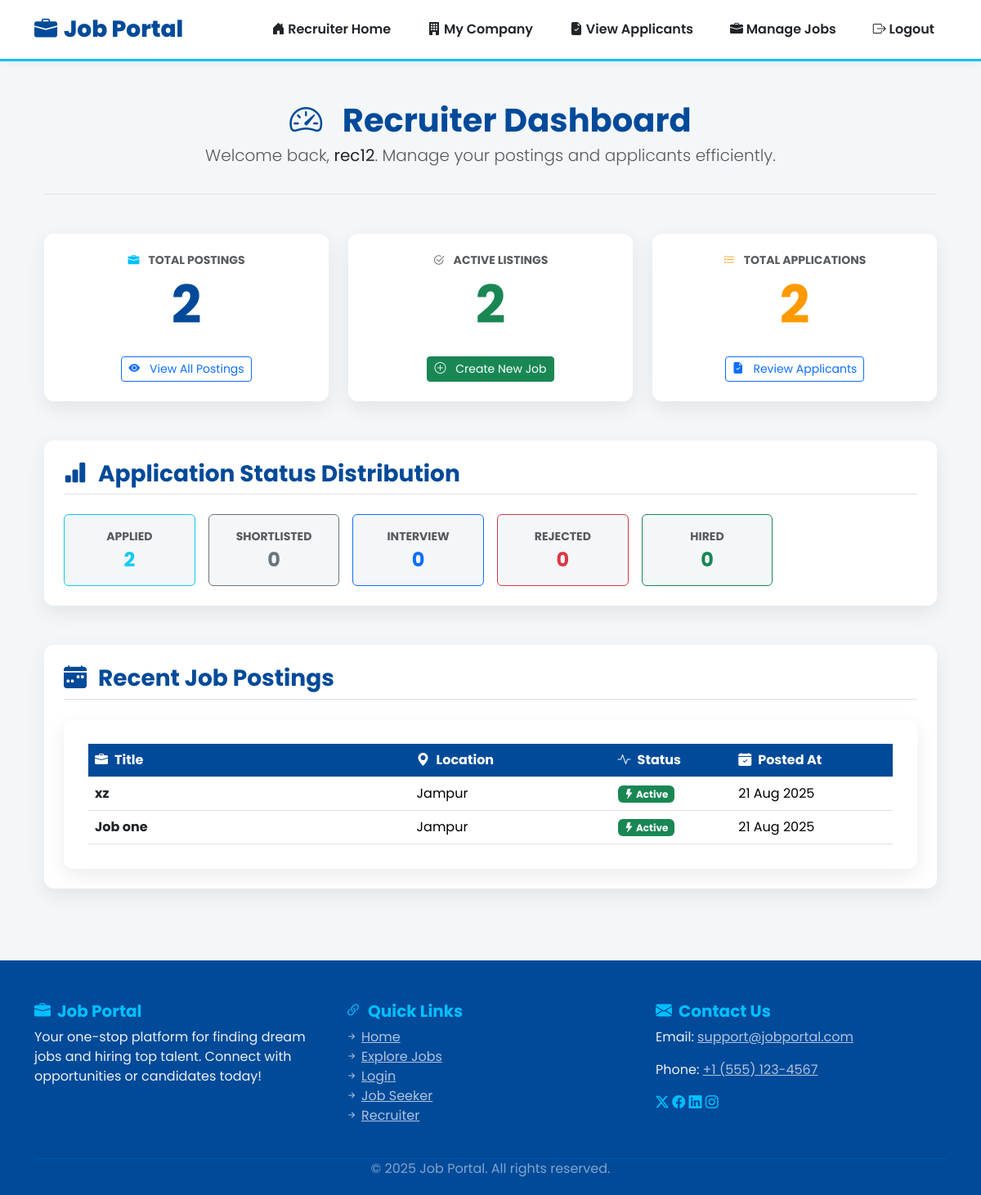
The page /recruiter/home/ (signed in) on the database as committed earlier.
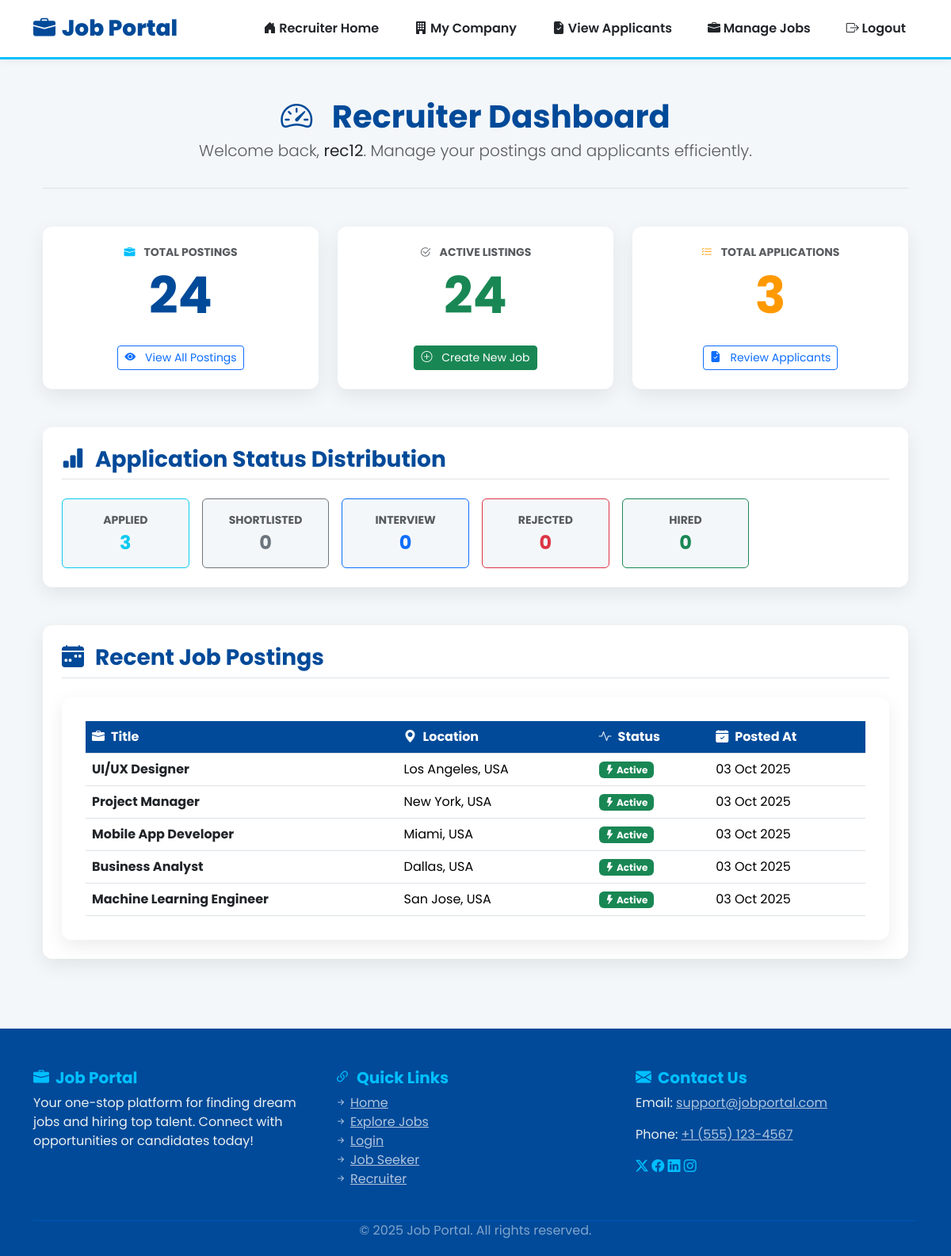
The same page on the database as committed later.
### myapp/models.py (models this page shows, shortened)
class Job(models.Model):
    JOB_TYPES = [
        ('full-time', 'Full Time'),
        ('part-time', 'Part Time'),
        ('internship', 'Internship'),
        ('contract', 'Contract'),
    ]
    JOB_STATUS = [
        ('active', 'Active'),
        ('deactivate', 'Deactivate'),
        ('closed', 'Closed'),
    ]
    job_id = models.AutoField(primary_key=True)
    recruiter = models.ForeignKey(Recruiter, on_delete=models.CASCADE, related_name='jobs')
    title = models.CharField(max_length=255)
    description = models.TextField()
    requirements = models.TextField()
    skills = models.TextField(
        blank=True,
        null=True,
        help_text="Enter skills as comma-separated values, e.g., Python, Django, AWS"
    )
    location = models.CharField(max_length=255)
    salary_range = models.CharField(max_length=255, blank=True, null=True)
    employment_type = models.CharField(max_length=20, choices=JOB_TYPES)
    posted_at = models.DateTimeField(auto_now_add=True)
    updated_at = models.DateTimeField(auto_now=True)
    status = models.CharField(max_length=20, choices=JOB_STATUS, default='active')

### myapp/views.py (the view)
# urls.py: path('recruiter/home/', views.recruiter_home, name='recruiter_home'),
def recruiter_home(request):
    if not request.session.get("user_id") or request.session.get("user_type") != "recruiter":
        messages.error(request, "Please log in as a recruiter.")
        return redirect("login")
    recruiter_id = request.session["user_id"]
    try:
        recruiter = Recruiter.objects.get(pk=recruiter_id)
    except Recruiter.DoesNotExist:
        messages.error(request, "Recruiter profile not found.")
        return redirect("login")
    jobs = Job.objects.filter(recruiter=recruiter).order_by('-posted_at')
    total_jobs = jobs.count()
    applications = Application.objects.filter(job__in=jobs)
    total_applications = applications.count()
    status_counts = applications.values('status').annotate(count=Count('status'))
    status_dict = {item['status']: item['count'] for item in status_counts}
    status_data = []
    for value, label in Application.STATUS_CHOICES:
        count = status_dict.get(value, 0)
        color = 'info'
        if value == 'shortlisted':
            color = 'secondary'
        elif value == 'interview':
            color = 'primary'
        elif value == 'hired':
            color = 'success'
        elif value == 'rejected':
            color = 'danger'
        status_data.append({
            'label': label,
            'count': count,
            'value': value,
            'color': color,
            'percentage': (count / total_applications * 100) if total_applications else 0
        })
    context = {
        "recruiter": recruiter,
        "total_jobs": total_jobs,
        "total_applications": total_applications,
        "jobs": jobs[:5],  # show recent 5 jobs
        "status_data": status_data,
        "total_active_jobs": jobs.filter(status='active').count(),
    }
    return render(request, "recruiter_home.html", context)

### templates/recruiter_home.html (shortened to what the changed rows need)
{% extends "base.html" %}
{% block content %}
<div class="container my-5">
    <div class="text-center mb-5 pb-3 border-bottom">
        <h1 class="fw-bold mb-1" style="color: var(--primary-color);">
            <i class="bi bi-speedometer2 me-3"></i> Recruiter Dashboard
        </h1>
    </div>
    <div class="row mb-5 g-4">
        <div class="col-md-4">
            <div class="card-form text-center p-4 h-100">
                <h4 class="fw-bold text-uppercase text-muted small"><i class="bi bi-briefcase-fill me-2" style="color: var(--secondary-color);"></i> Total Postings</h4>
                <p class="display-3 fw-bolder" style="color: var(--primary-color);">{{ total_jobs }}</p>
                <a href="{% url 'job_list' %}" class="btn btn-outline-primary btn-sm mt-2"><i class="bi bi-eye-fill me-2"></i> View All Postings</a>
            </div>
        </div>
        <div class="col-md-4">
            <div class="card-form text-center p-4 h-100">
                <h4 class="fw-bold text-uppercase text-muted small"><i class="bi bi-check2-circle me-2" style="color: var(--success-color);"></i> Active Listings</h4>
                <p class="display-3 fw-bolder text-success">{{ total_active_jobs }}</p>
                <a href="{% url 'job_create' %}" class="btn btn-success btn-sm mt-2"><i class="bi bi-plus-circle me-2"></i> Create New Job</a>
            </div>
        </div>
        <div class="col-md-4">
            <div class="card-form text-center p-4 h-100">
                <h4 class="fw-bold text-uppercase text-muted small"><i class="bi bi-list-check me-2" style="color: var(--accent-color);"></i> Total Applications</h4>
                <p class="display-3 fw-bolder" style="color: var(--accent-color);">{{ total_applications }}</p>
                <a href="{% url 'recruiter_applications' %}" class="btn btn-outline-primary btn-sm mt-2"><i class="bi bi-file-earmark-check-fill me-2"></i> Review Applicants</a>
            </div>
        </div>
    </div>
    <div class="row mb-5 g-4">
        <div class="col-lg-12">
            <div class="card-form p-4">
                {% if total_applications > 0 %}
                    <div class="row g-3">
                        {% for status in status_data %}
                            <div class="col-lg-2 col-md-4 col-6">
                                <div class="p-3 text-center rounded border border-{{ status.color }}" style="background-color: var(--light-bg);">
                                    <p class="mb-1 small text-muted text-uppercase fw-bold">{{ status.label }}</p>
                                    <p class="h4 mb-0 fw-bold text-{{ status.color }}">
                                        {{ status.count }}
                                    </p>
                                </div>
                            </div>
                        {% endfor %}
                    </div>
                {% else %}
                    <div class="alert alert-warning text-center" role="alert">
                        <i class="bi bi-exclamation-triangle-fill me-2"></i> No applications received yet across all your jobs.
                    </div>
                {% endif %}
            </div>
        </div>
    </div>
    <div class="card-form p-4">
        {% if jobs %}
        <div class="table-responsive">
            <table class="table table-hover mb-0">
                <thead>
                    <tr>
                        <th scope="col" style="width: 40%;"><i class="bi bi-briefcase-fill me-2"></i>Title</th>
                        <th scope="col" style="width: 25%;"><i class="bi bi-geo-alt-fill me-2"></i>Location</th>
                        <th scope="col" style="width: 15%;"><i class="bi bi-activity me-2"></i>Status</th>
                        <th scope="col" style="width: 20%;"><i class="bi bi-calendar-check-fill me-2"></i>Posted At</th>
                    </tr>
                </thead>
                <tbody>
                    {% for job in jobs %}
                    <tr>
                        <td class="fw-bold"><a href="{% url 'job_detail' job.job_id %}" class="text-decoration-none" style="color: var(--text-color);">{{ job.title }}</a></td>
                        <td>{{ job.location }}</td>
                        <td>
                            {% if job.status == "active" %}
                                <span class="badge bg-success"><i class="bi bi-lightning-fill"></i> Active</span>
                            {% elif job.status == "deactivate" %}
                                <span class="badge bg-warning text-dark">Inactive</span>
                            {% else %}
                                <span class="badge bg-secondary">Closed</span>
                            {% endif %}
                        </td>
                        <td>{{ job.posted_at|date:"d M Y" }}</td>
                    </tr>
                    {% endfor %}
                </tbody>
            </table>
        </div>
        {% else %}
        <div class="alert alert-info text-center" role="alert">
            <i class="bi bi-info-circle-fill me-2"></i> You haven't posted any jobs yet. Get started now!
            <p class="mt-2 mb-0"><a href="{% url 'job_create' %}" class="alert-link fw-bold" style="color: var(--primary-color);">Post Your First Job</a></p>
        </div>
        {% endif %}
    </div>
</div>
{% endblock %}

Rows that differ between the two databases and show on the page:
no longer on this page (row edited): Job: title "xz", location "Jampur", status "active" (drawn), posted_at "21 Aug 2025"
no longer on this page (row edited): Job: title "Job one", location "Jampur", status "active" (drawn), posted_at "21 Aug 2025"
added Job: title "UI/UX Designer", location "Los Angeles, USA", status "active" (drawn), posted_at "03 Oct 2025"
added Job: title "Project Manager", location "New York, USA", status "active" (drawn), posted_at "03 Oct 2025"
added Job: title "Mobile App Developer", location "Miami, USA", status "active" (drawn), posted_at "03 Oct 2025"
added Job: title "Business Analyst", location "Dallas, USA", status "active" (drawn), posted_at "03 Oct 2025"
added Job: title "Machine Learning Engineer", location "San Jose, USA", status "active" (drawn), posted_at "03 Oct 2025"
Other text that changed with them:
{{ total_jobs }}: "2" → "24"
{{ total_active_jobs }}: "2" → "24"
{{ total_applications }}: "2" → "3"
new list line: "APPLIED 3"
list line gone: "APPLIED 2"
